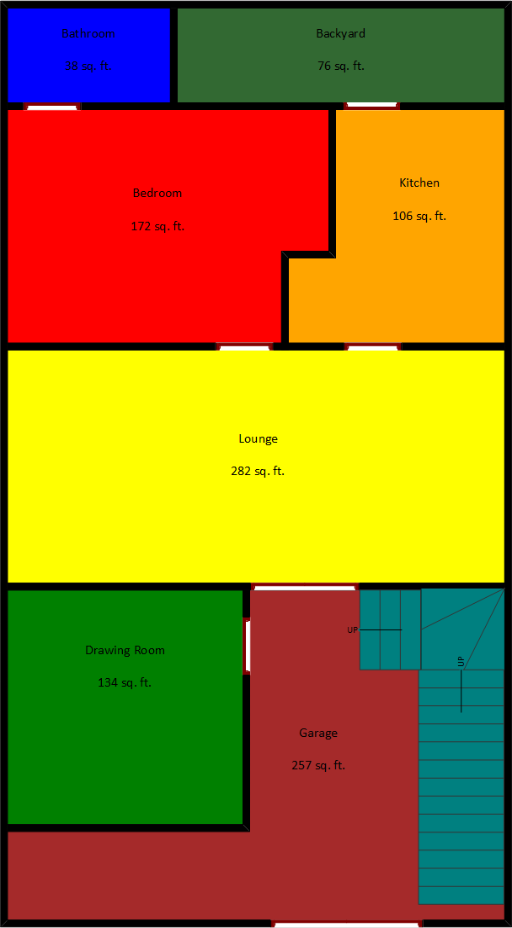
#> input picture data/preprocessed/5_marla/5Marla_GF_FP_002_V01/5Marla_GF_FP_002_V01.png, 512 x 928 px, found by its file name
$ jupyter execute 'Data_Preprocessing for 1 FP.ipynb'   (shell and % lines are left out)
#> lines starting #> are read from the running program, lines starting #| are printed output that depends on the picture; after the words box and inside, x2 and y2 are one past the last pixel; in counts of white or black regions, pixels touching at a corner belong together
# ✅ Step 1: Install Dependencies (Only Needed in Google Colab)

# ✅ Step 2: Import Required Libraries

[cell 1]
import cv2
import numpy as np
import json
from datetime import datetime
import matplotlib.pyplot as plt
import os

# ✅ Step 3: Define the File Path (Colab Path)

[cell 2]
image_path = "/content/5Marla_GF_FP_002_V01.png"  # Ensure the file exists in /content/

# ✅ Step 4: Define Room Color Mapping

[cell 3]
# RGB color coding for rooms
color_map = {
    "Bedroom": (255, 0, 0),                # Red
    "Bathroom": (0, 0, 255),               # Blue
    "Kitchen": (255, 165, 0),              # Orange
    "Drawing Room": (0, 128, 0),           # Green
    "Garage": (165, 42, 42),               # Brown
    "Lounge": (255, 255, 0),               # Yellow
    "Backyard": (50, 205, 50),             # Lime Green
    "Stairs": (0, 128, 128),               # Teal
    "Store": (128, 0, 128),                # Purple
    "Open Space": (0, 255, 255),           # Cyan
    "Prayer Room": (127, 127, 127),        # Crimson
    "Staircase": (153, 51, 255),           # RGB(153, 51, 255)
    "Lobby": (255, 0, 255),                # Magenta
    "Lawn": (64, 224, 208),                # Turquoise
    "Dining": (255, 192, 203),             # Pink
    "Servant Quarters": (75, 0, 130),      # Indigo
    "Passage": (128, 128, 0),              # Olive Green
    "Laundry": (230, 230, 250),            # Lavender
    "Dressing Area": (255, 127, 80),       # Coral
    "Side Garden": (255, 215, 0),          # Gold
    "Library": (255, 191, 0),              # Amber
    "Wall": (0, 0, 0),                     # Black
    "Door": (128, 0, 0),                   # Mahogany
}

# ✅ Step 5: Define Helper Function for Displaying Images

[cell 4]
def display_image(image, title="Image", figsize=(6, 6), is_bgr=True):
    """
    Displays an image using Matplotlib.
    """
    if is_bgr:
        image = cv2.cvtColor(image, cv2.COLOR_BGR2RGB)

    plt.figure(figsize=figsize)
    plt.imshow(image)
    plt.axis("off")
    plt.title(title)
    plt.show()

# ✅ Step 6: Load & Process the Image

[cell 5]
def process_floor_plan(fp_path):
    """
    Processes a single floor plan and displays results at runtime.
    """
#> called with fp_path = '/content/5Marla_GF_FP_002_V01.png'
    file_name = os.path.basename(fp_path)  # Extract filename from path
    file_base, file_ext = os.path.splitext(file_name)  # Extract base filename without extension

    # Extract metadata from file name
    file_parts = file_base.split("_")
    if len(file_parts) < 5:
        print(f"❌ Skipping invalid file name: {file_name}")
        return

    # Extract meaningful metadata
    plot_size, floor_level, plan_type, fp_number, version = file_parts[:5]

    # Load the image
    img = cv2.imread(fp_path)
#> img is the input picture: shape (928, 512, 3); mean B, G, R 27.7, 114.4, 153.2
    if img is None:
        print(f"❌ Error loading image: {fp_path}")
        return

    # Display Original Image
    display_image(img, title="Original Floor Plan")

    # Resize image while maintaining aspect ratio
    target_width, target_height = 512, 928
    resized_img = cv2.resize(img, (target_width, target_height))

    # Normalize pixel values
    normalized_img = resized_img / 255.0

    # Display resized image
    display_image(resized_img, title=f"Resized Floor Plan ({target_width}x{target_height})")

    # Detect rooms and create masks
    detected_rooms = {}
    for room, color in color_map.items():
        bgr_color = color[::-1]  # Convert RGB to BGR for OpenCV
        mask = cv2.inRange(resized_img, np.array(bgr_color) - 10, np.array(bgr_color) + 10)

        if cv2.countNonZero(mask) > 0:
            detected_rooms[room] = mask
            display_image(mask, title=f"{room} Mask", is_bgr=False)
#> this loop made 23 passes
#> pass 1, in process_floor_plan, `mask = cv2.inRange(resized_img, np.array(bgr_color) - 10, np.array(bgr..`:
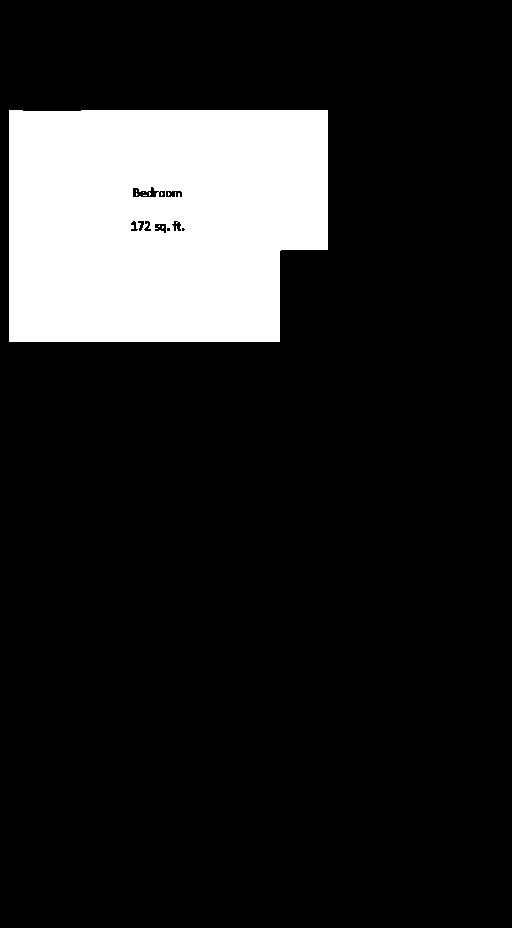
#> mask: shape (928, 512); 14.5% white; 10 white regions (9 under 20 px), largest, box (x1, y1, x2, y2) and area: (9, 110, 328, 342) 68999
#> pass 2, in process_floor_plan, `mask = cv2.inRange(resized_img, np.array(bgr_color) - 10, np.array(bgr..`:
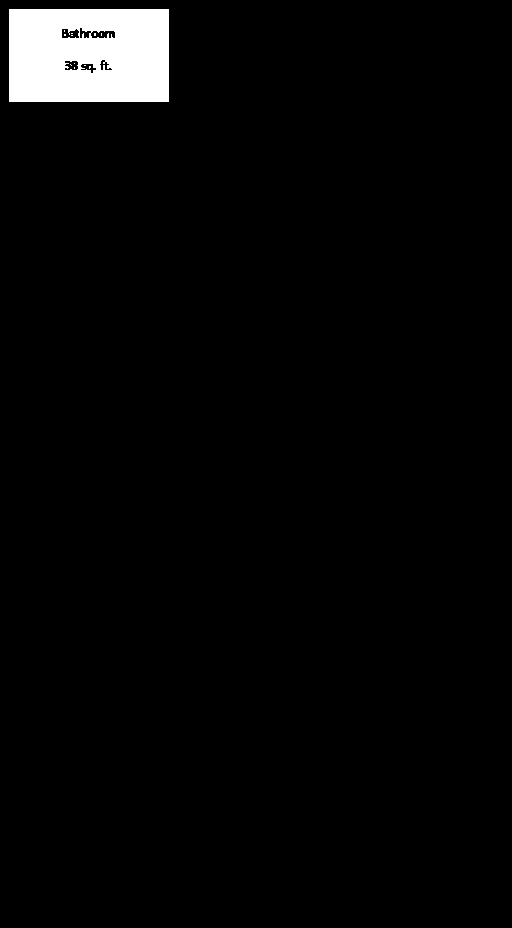
#> mask: shape (928, 512); 3% white; 12 white regions (11 under 20 px), largest, box (x1, y1, x2, y2) and area: (9, 9, 169, 102) 14330
#> pass 3, in process_floor_plan, `mask = cv2.inRange(resized_img, np.array(bgr_color) - 10, np.array(bgr..`:
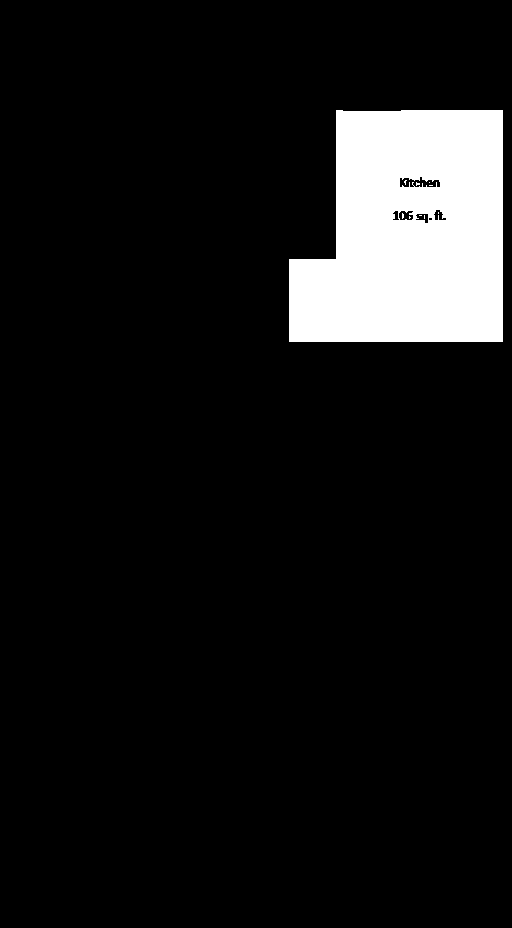
#> mask: shape (928, 512); 8.9% white; 10 white regions (9 under 20 px), largest, box (x1, y1, x2, y2) and area: (289, 110, 503, 342) 42034
#> after the loop:
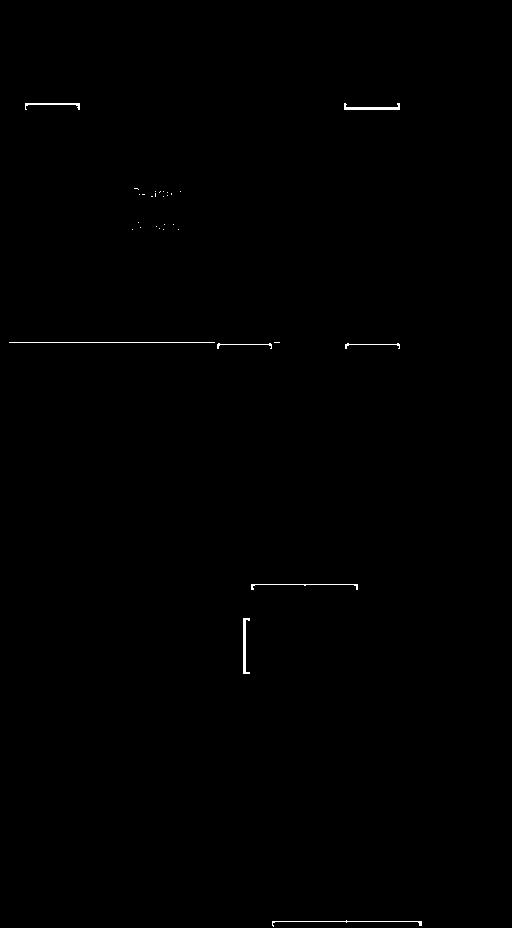
#> mask: shape (928, 512); 0.25% white in thin lines or dots, all inside (x1, y1, x2, y2) = (9, 103, 422, 927)
#> after the loop, detected_rooms = 12 items

    # Generate metadata
    metadata = {
        "PlotSize": plot_size,
        "FloorLevel": floor_level,
        "PlanType": plan_type,
        "FP_Number": fp_number,
        "Version": version,
        "ImageDimensions": {"Width": target_width, "Height": target_height},
        "DPI": 96,
        "AspectRatio": round(target_width / target_height, 3),
        "ScalingFactor": 0.0045,
        "ProcessingDate": datetime.utcnow().isoformat(),
        "DetectedRooms": list(detected_rooms.keys()),
        "RoomDetails": []
    }

    # Calculate room areas
    print("\n📌 **Detected Rooms & Areas:**")
    for room, mask in detected_rooms.items():
        area_px = cv2.countNonZero(mask)
        area_sqft = area_px * metadata["ScalingFactor"]
        metadata["RoomDetails"].append({
            "RoomType": room,
            "AreaInPixels": area_px,
            "ApproxAreaInSqFt": round(area_sqft, 2)
        })
        print(f"✅ {room}: {round(area_sqft, 2)} sq ft ({area_px} pixels)")
#> this loop made 12 passes
#> (room, area_px, area_sqft) on passes 1, 2, 3, 4, 5, 6, 7, 11: ('Bedroom', 69036, 310.7), ('Bathroom', 14361, 64.62), ('Kitchen', 42080, 189.4), ('Drawing Room', 53643, 241.4), ('Garage', 71616, 322.3), ('Lounge', 113608, 511.2), ('Stairs', 27689, 124.6), ('Wall', 29461, 132.6)
#| ✅ Bedroom: 310.66 sq ft (69036 pixels)
#| ✅ Bathroom: 64.62 sq ft (14361 pixels)
#| ✅ Kitchen: 189.36 sq ft (42080 pixels)
#| ✅ Drawing Room: 241.39 sq ft (53643 pixels)
#| ✅ Garage: 322.27 sq ft (71616 pixels)
#| ✅ Lounge: 511.24 sq ft (113608 pixels)
#| ✅ Stairs: 124.6 sq ft (27689 pixels)
#| ✅ Passage: 0.07 sq ft (16 pixels)
#> (further printed lines are left out)

    # Display metadata summary
    print("\n📌 **Extracted Metadata from Filename:**")
    print(f"✅ Plot Size: {plot_size}")
    print(f"✅ Floor Level: {floor_level}")
    print(f"✅ Plan Type: {plan_type}")
    print(f"✅ Floor Plan Number: {fp_number}")
    print(f"✅ Version: {version}")

    print("\n📌 **Complete Metadata JSON:**")
    print(json.dumps(metadata, indent=4))
#> (printed output is left out)

    print(f"\n✅ Processing Complete for: {file_name}")
